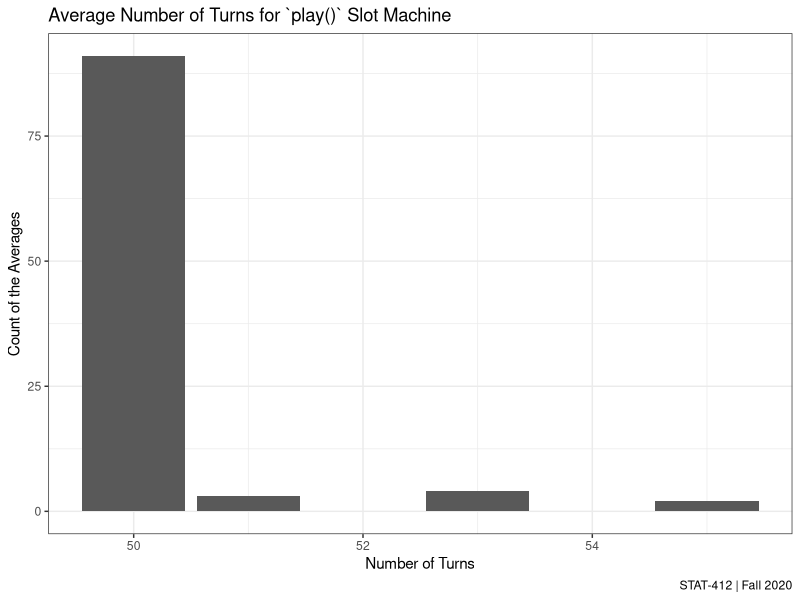
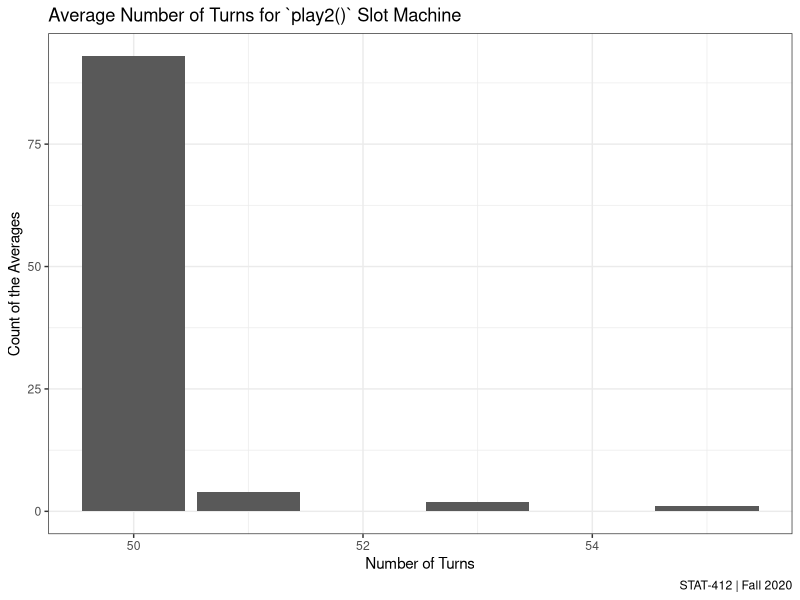

Reproduce these figures in R, in order.
## ---- chunk 1
library(tidyverse)
library(RColorBrewer)
## ---- chunk 2
# Function to get three random symbols
get_symbols <- function() {
  
  # Creating character vector containing symbol options
  wheel <- c("DD", "7", "BBB", "BB", "B", "C", "0")
  
  # Producing random sample of symbols, given specific probabilities
  wheel %>% 
    sample(size = 3, replace = TRUE,
           prob = c(0.03, 0.03, 0.06, 0.1, 0.25, 0.01, 0.52))
}
## ---- chunk 3
score <- function(symbols) {
  # Identifying the case
  same <- symbols[1] == symbols[2] && symbols[2] == symbols[3]
  bars <- symbols %in% c("B", "BB", "BBB")
  
  # Get prize
  if (same) {
    
    # Listing payouts
    payouts <- c("DD" = 100, "7" = 80, "BBB" = 40, "BB" = 25, "B" = 10, "C" = 10, "0" = 0)
    
    # Assigning prize from payouts vector
    prize <- unname(payouts[symbols[1]])
    
  } else if (all(bars)) {
    
    # Prize if all symbols are bars
    prize <- 5
    
  } else {
    # Counting number of cherries
    cherries <- sum(symbols =="C")
    
    # Assigning prize given number of cherries
    prize <- c(0, 2, 5)[cherries + 1]
    
  }
  
  # Adjust for diamonds
  diamonds <- sum(symbols == "DD")
  prize * 2 ^ diamonds
  
}
## ---- chunk 4
play <- function() {
  
  # Generate symbols
  symbols <- get_symbols()
  
  # Display the symbols
  print(symbols)
  
  # Score the symbols
  score(symbols) %>% 
    print()
  
}
## ---- chunk 5
play()

play()

play()
## ---- chunk 6
# Function to get three random symbols
get_symbols2 <- function() {
  
  # Creating character vector containing symbol options
  wheel <- c("DD", "7", "BBB", "BB", "B", "C", "0")
  
  # Modifying probabilites for triple bars, zeroes, and cherries
  wheel %>% 
    sample(size = 3, replace = TRUE,
           prob = c(0.03, 0.03, 0.075, 0.1, 0.25, 0.015, 0.5))
}
## ---- chunk 7
play2 <- function() {
  
  # Generate symbols
  symbols <- get_symbols2()
  
  # Display the symbols
  print(symbols)
  
  # Score the symbols
  score(symbols) %>% 
    print()
}
## ---- chunk 8
number_of_turns <- function(initial_funds = 100, cost = 2, which_game) {
  
  # Placing the result of the slot machine within the scope of the function
  result <- which_game()
  
  # Adding any points won from score() to funds
   if (result > 0) {
     initial_funds <- initial_funds + result
  }
  
  # Making a list to iterate over that is the length of initial funds
  funds <- seq(0, initial_funds)
  
  # Initializing variable to count the number of turns
  turns <- 0
  
  # Creating for loop to iterate through length of funds sequence
    for (i in funds) {
      
      # Loop runs as long as initial funds is greater than 0
      if (initial_funds > 0) {
        
        # Incrementing value of turns
        turns <- turns + 1
        
        # Updating initial funds value
        initial_funds <- initial_funds - cost
      }
    }
  
  # Printing number of turns
  print(turns)
}
## ---- chunk 9
# Confirming number of turns works for both functions
number_of_turns(which_game = play)

number_of_turns(which_game = play2)
## ---- chunk 10
# Replicating the average of both functions 100 times
game_results1 <- replicate(100,
                           mean(number_of_turns(which_game = play))
                           )

game_results2 <- replicate(100, 
                           mean(number_of_turns(which_game = play2))
                           )

# Saving results into dataframe
results <- tibble(avg_play = game_results1, avg_play2 = game_results2)

# Calculating the mean for both samples
mean(game_results1)

mean(game_results2)
## ---- chunk 11
avg_mean1 <- results %>% 
  ggplot(aes(x = avg_play)) +
  geom_bar() +
  labs(title = "Average Number of Turns for `play()` Slot Machine",
       x = "Number of Turns",
       y = "Count of the Averages",
       caption = "STAT-412 | Fall 2020")  +
  theme_bw()

avg_mean1
## ---- chunk 12
avg_mean2 <- results %>% 
  ggplot(aes(x = avg_play2)) +
  geom_bar() +
  labs(title = "Average Number of Turns for `play2()` Slot Machine",
       x = "Number of Turns",
       y = "Count of the Averages",
       caption = "STAT-412 | Fall 2020")  +
  theme_bw()

avg_mean2
